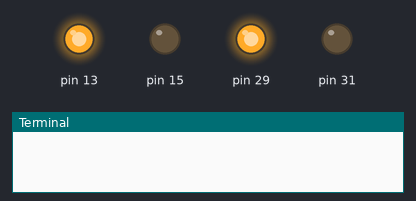
A program run on a simulated Raspberry Pi (header pin numbers). On the bench: output pins drawn as LEDs (lit = HIGH), the last lines printed to the terminal. At 1.0 s the program stops and its outputs stay as they are.

Above: at 0.1 s.
At 1.1 s:
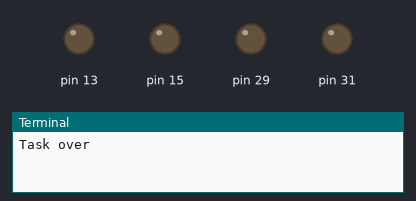
Timing chart, 0 to 2.5 s (numbered marks = the images above):
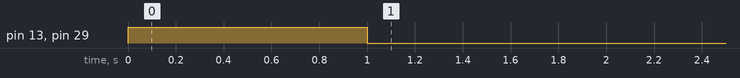

Measured:
- by itself, pin 13, pin 29: LOW → HIGH at 0.00 s, → LOW 1.0 s later

The program:

Motodriver-GPIO.py
```python
#!usr/bin/python3
#1.Test Motodriver-GPIO.py
import RPi.GPIO as gpio
import time

gpio.setmode(gpio.BOARD)

gpio.setup(13, gpio.OUT)
gpio.setup(15, gpio.OUT)
gpio.setup(29, gpio.OUT)
gpio.setup(31, gpio.OUT)


gpio.output(13, True)
#gpio.output(15, gpio.HIGH)
#time.sleep(1)
gpio.output(29, True)
time.sleep(1)
#gpio.output(31, gpio.LOW)
#time.sleep(5)

gpio.cleanup()

print("Task over")
```
